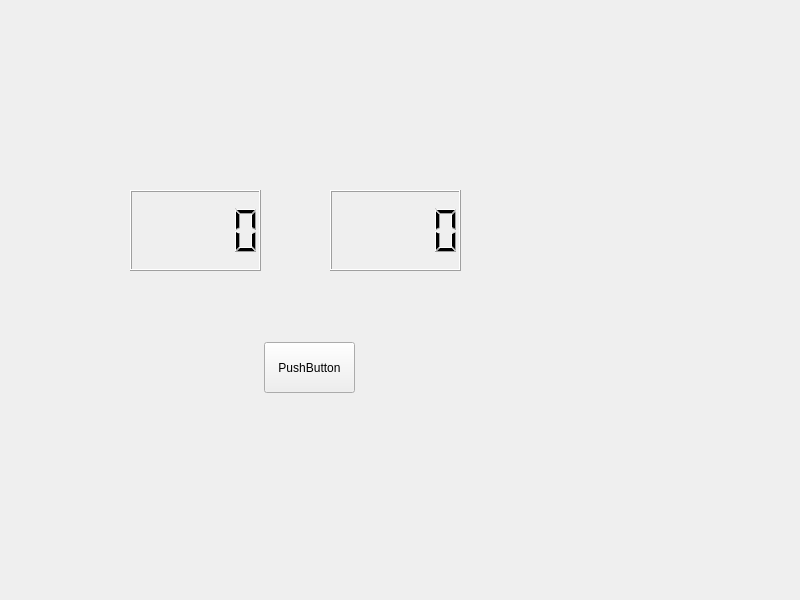
<?xml version="1.0" encoding="UTF-8"?>
<ui version="4.0">
 <class>Widget</class>
 <widget class="QWidget" name="Widget">
  <property name="geometry">
   <rect>
    <x>0</x>
    <y>0</y>
    <width>800</width>
    <height>600</height>
   </rect>
  </property>
  <property name="windowTitle">
   <string>Widget</string>
  </property>
  <widget class="QPushButton" name="pushButton">
   <property name="geometry">
    <rect>
     <x>264</x>
     <y>342</y>
     <width>91</width>
     <height>51</height>
    </rect>
   </property>
   <property name="text">
    <string>PushButton</string>
   </property>
  </widget>
  <widget class="QLCDNumber" name="lcdNumber">
   <property name="geometry">
    <rect>
     <x>130</x>
     <y>190</y>
     <width>131</width>
     <height>81</height>
    </rect>
   </property>
  </widget>
  <widget class="QLCDNumber" name="lcdNumber_2">
   <property name="geometry">
    <rect>
     <x>330</x>
     <y>190</y>
     <width>131</width>
     <height>81</height>
    </rect>
   </property>
  </widget>
 </widget>
 <resources/>
 <connections/>
</ui>
